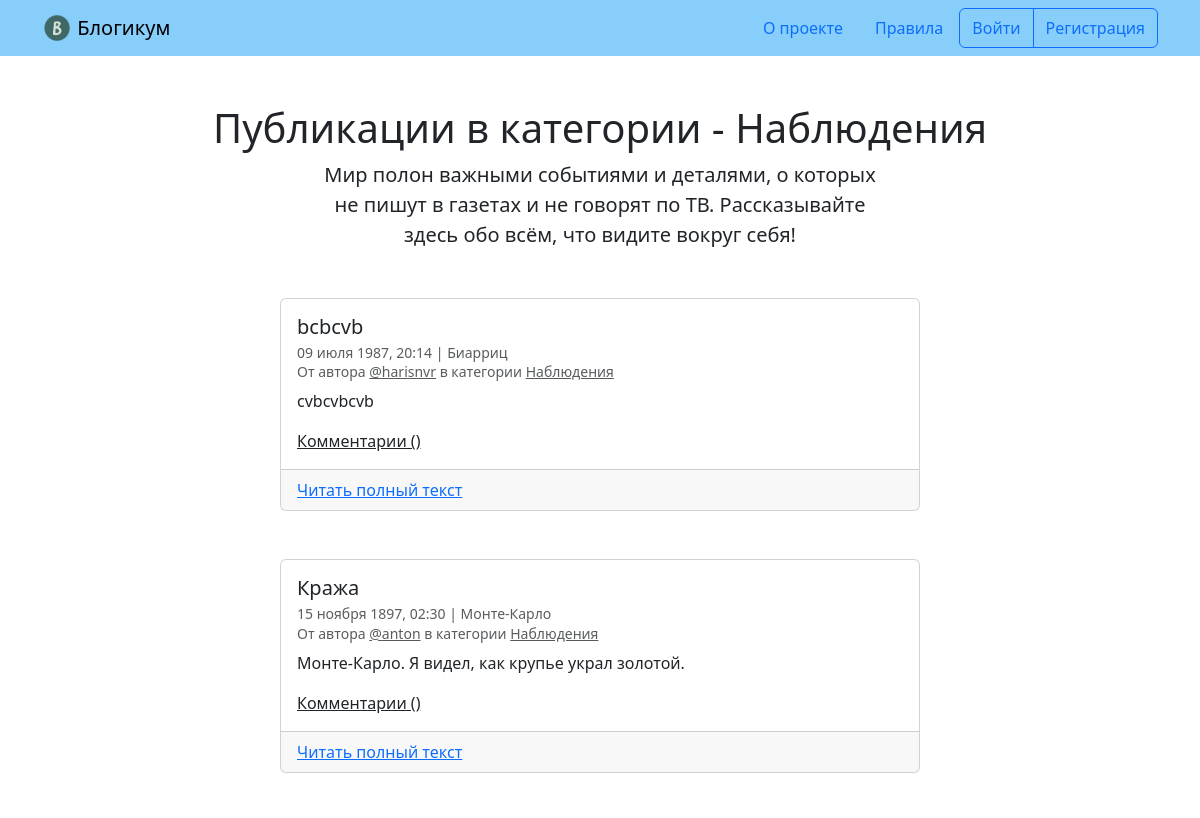
/category/details/ (upper part), run on an earlier commit of the app's database.
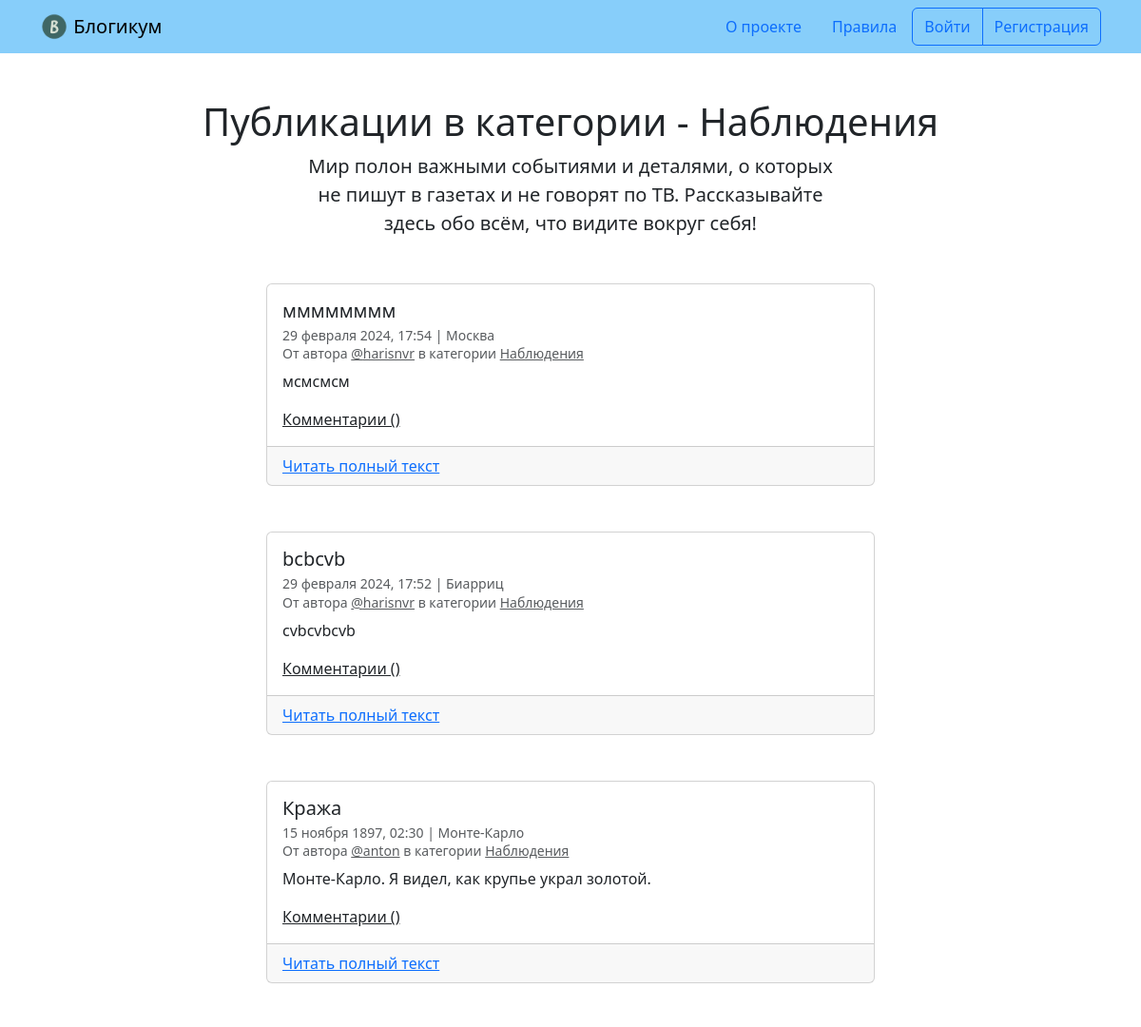
And on a later commit of the database.
### blog/models.py (models this page shows, shortened)
class BaseModel(models.Model):
    is_published = models.BooleanField(
        default=True,
        verbose_name='Опубликовано',
        help_text='Снимите галочку, чтобы скрыть публикацию.'
    )
    created_at = models.DateTimeField(
        auto_now_add=True,
        verbose_name='Добавлено'
    )
    class Meta:
        abstract = True

class Post(BaseModel):
    title = models.CharField(
        max_length=MX_CHARS,
        verbose_name='Заголовок'
    )
    text = models.TextField(
        verbose_name='Текст'
    )
    pub_date = models.DateTimeField(
        verbose_name='Дата и время публикации',
        help_text='Если установить дату и время в будущем — можно делать '
                  'отложенные публикации.'
    )
    author = models.ForeignKey(
        User,
        on_delete=models.CASCADE,
        verbose_name='Автор публикации',
        related_name='posts'
    )
    location = models.ForeignKey(
        Location,
        on_delete=models.SET_NULL,
        blank=True,
        null=True,
        verbose_name='Местоположение',
        related_name='posts'
    )
    category = models.ForeignKey(
        Category,
        on_delete=models.SET_NULL,
        null=True,
        verbose_name='Категория',
        related_name='posts'
    )
    image = models.ImageField(
        verbose_name='Фото',
        upload_to='post_images',
        blank=True
    )
    class Meta:
        verbose_name = 'публикация'
        verbose_name_plural = 'Публикации'
        ordering = ['-pub_date']

class Location(BaseModel):
    name = models.CharField(
        max_length=MX_CHARS,
        verbose_name='Название места'
    )
    class Meta:
        verbose_name = 'местоположение'
        verbose_name_plural = 'Местоположения'

class Category(BaseModel):
    title = models.CharField(
        max_length=MX_CHARS,
        verbose_name='Заголовок'
    )
    description = models.TextField(
        verbose_name='Описание'
    )
    slug = models.SlugField(
        unique=True,
        verbose_name='Идентификатор',
        help_text='Идентификатор страницы для URL; разрешены символы '
                  'латиницы, цифры, дефис и подчёркивание.'
    )
    class Meta:
        verbose_name = 'категория'
        verbose_name_plural = 'Категории'

### blog/views.py (the view)
# urls.py: path('category/<slug:category_slug>/', views.category,
def category(request, category_slug):
    category_obj = get_object_or_404(
        Category,
        slug=category_slug,
        is_published=True)
    context_posts = base_queryset(
        filtration=True
    ).filter(category_id=category_obj.pk)
    page_obj = post_paginator(request, context_posts)
    template = 'blog/category.html'
    context = {'page_obj': page_obj, 'category': category_obj}
    return render(request, template, context)

### blog/views.py (called while the page is built)
def base_queryset(comment_count=False, filtration=False):
    queryset = Post.objects.select_related(
        'category',
        'author',
        'location').order_by('-pub_date')
    if filtration:
        queryset = queryset.filter(
            is_published=True,
            category__is_published=True,
            pub_date__lte=timezone.now()
        )
    if comment_count:
        queryset = queryset.annotate(comment_count=Count('commentaries'))
    return queryset

def post_paginator(request, context_posts, page_count=POSTS_PER_PAGE):
    paginator = Paginator(context_posts, page_count)
    page_number = request.GET.get('page')
    page_obj = paginator.get_page(page_number)
    return page_obj

### templates/blog/category.html (shortened to what this page needs)
{% extends "base.html" %}
{% block content %}
  <h1 class="text-center">Публикации в категории - {{ category.title }}</h1>
  <p class="col-6 offset-3 mb-5 lead text-center">{{ category.description }}</p>
  {% for post in page_obj %}
    <article class="mb-5">
      {% include "includes/post_card.html" %}
    </article>
  {% endfor %}
{% endblock %}

### templates/includes/post_card.html (shortened to what this page needs)
<div class="col d-flex justify-content-center">
  <div class="card" style="width: 40rem;">
    <div class="card-body">
      <h5 class="card-title">{{ post.title }}</h5>
      <h6 class="card-subtitle mb-2 text-muted">
        <small>
          {{ post.pub_date|date:"d E Y, H:i" }} | {% if post.location and post.location.is_published %}{{ post.location.name }}{% else %}Планета Земля{% endif %}<br>
          От автора <a class="text-muted" href="{% url 'blog:profile' post.author.username %}">@{{ post.author.username }}</a> в
          категории {% include "includes/category_link.html" %}
        </small>
      </h6>
      <p class="card-text">{{ post.text|truncatewords:10 }}</p>
      <a><u>Комментарии ({{ post.comment_count }})</u></a>
    </div>
    <div class="card-footer">
      <a href="{% url 'blog:post_detail' post.id %}" class="card-link">Читать полный текст</a>
    </div>
  </div>
</div>

### templates/includes/category_link.html
<a class="text-muted" href="{% url 'blog:category_posts' post.category.slug %}">
  {{ post.category.title }}
</a>

What changed in the data, as far as the page shows it:
added Post: title "мммммммм", pub_date "29 февраля 2024, 17:54", location.name "Москва", author.username "harisnvr", category "Наблюдения", text "мсмсмсм"
changed Post "bcbcvb": pub_date "09 июля 1987, 20:14" → "29 февраля 2024, 17:52"
